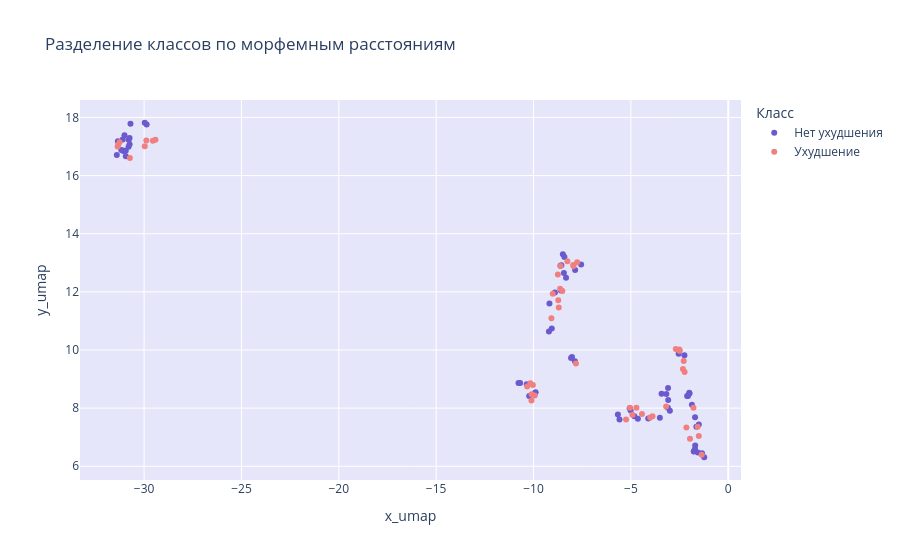

The notebook cell this image was saved under:
### Code cell
morpheme_cols = ['postfix_position', 'different_agreement', 'PREF1', 'PREF2', 'ROOT1', 'ROOT2', 'LINK', 
                 'SUFF1', 'SUFF2', 'SUFF3', 'END', 'POSTFIX']

df_concat = pd.concat([df, dff], ignore_index=True)
X = df_concat[morpheme_cols].copy()

# UMAP до 2D
reducer = umap.UMAP(random_state=42)
embedding = reducer.fit_transform(X)

# Добавляем координаты и класс
df_viz = df_concat.copy()
df_viz['x_umap'] = embedding[:, 0]
df_viz['y_umap'] = embedding[:, 1]
df_viz['Класс'] = (df_concat['explained_mistakes'] < 0).map({True: 'Ухудшение', False: 'Нет ухудшения'})

# Интерактивный график
fig = px.scatter(df_viz, 
                 x='x_umap',        
                 y='y_umap',        
                 color='Класс',
                 color_discrete_map={'Нет ухудшения': '#6A5ACD', 'Ухудшение': '#F08080'},
                 hover_data=['pair', 'PREF1', 'ROOT1', 'SUFF1'],
                 title='Разделение классов по морфемным расстояниям')

fig.update_layout(
    plot_bgcolor='lavender',
    paper_bgcolor='white'
)
fig.show()

### Figure 1 — Plotly figure (JSON) as saved in the notebook; plotly's stock layout.template omitted (floating-point values rounded to 4 significant figures; data arrays with more than 128 entries replaced by an {"elided": "..."} marker saying what was removed)
{"data": [{"customdata": {"elided": "70x4 mixed values"}, "hovertemplate": "Класс=Нет ухудшения<br>x_umap=%{x}<br>y_umap=%{y}<br>pair=%{customdata[0]}<br>PREF1=%{customdata[1]}<br>ROOT1=%{customdata[2]}<br>SUFF1=%{customdata[3]}<extra></extra>", "legendgroup": "Нет ухудшения", "marker": {"color": "#6A5ACD", "symbol": "circle"}, "mode": "markers", "name": "Нет ухудшения", "orientation": "v", "showlegend": true, "type": "scatter", "x": [-1.761, -8.619, -3.423, -30.79, -1.346, -2.068, -4.11, -1.698, -1.561, -5.012, -31.35, -1.708, -10.69, -3.1, -7.874, -31.1, -1.865, -1.512, -30.8, -4.64, -9.182, -31.05, -3.091, -10.35, -5.062, -1.637, -2.112, -9.062, -8.494, -1.771, -1.988, -30.94, -30.7, -10.22, -30.74, -3.512, -9.917, -1.235, -8.571, -8.414, -9.895, -8.33, -1.705, -8.901, -8.44, -7.555, -3.178, -31.1, -4.819, -3.083, -30.98, -2.547, -8.596, -8.072, -5.584, -5.668, -31.01, -30.94, -31.17, -10.77, -30.75, -29.87, -29.97, -2.003, -2.997, -7.862, -8.023, -9.209, -2.251, -31.4], "xaxis": "x", "y": [6.504, 12.89, 8.497, 17.23, 6.449, 8.415, 7.64, 6.712, 6.475, 7.918, 17.18, 6.594, 8.865, 8.017, 9.613, 16.87, 8.117, 7.436, 16.99, 7.632, 11.6, 16.85, 8.691, 8.822, 7.993, 7.361, 8.418, 10.74, 13.3, 6.516, 8.506, 16.85, 17.78, 8.416, 17.08, 7.673, 8.517, 6.31, 12.92, 13.2, 8.548, 12.48, 7.688, 11.98, 12.64, 12.94, 8.487, 17.24, 7.722, 8.281, 16.85, 9.869, 12.05, 9.725, 7.611, 7.78, 17.39, 16.66, 16.88, 8.865, 17.29, 17.76, 17.82, 8.526, 7.906, 12.75, 9.759, 10.63, 9.817, 16.71], "yaxis": "y"}, {"customdata": {"elided": "48x4 mixed values"}, "hovertemplate": "Класс=Ухудшение<br>x_umap=%{x}<br>y_umap=%{y}<br>pair=%{customdata[0]}<br>PREF1=%{customdata[1]}<br>ROOT1=%{customdata[2]}<br>SUFF1=%{customdata[3]}<extra></extra>", "legendgroup": "Ухудшение", "marker": {"color": "#F08080", "symbol": "circle"}, "mode": "markers", "name": "Ухудшение", "orientation": "v", "showlegend": true, "type": "scatter", "x": [-29.55, -2.15, -2.51, -7.951, -8.261, -10.33, -4.007, -8.751, -5.042, -10.16, -8.636, -9.014, -4.431, -1.57, -8.73, -9.938, -2.24, -2.328, -7.759, -8.703, -2.503, -2.287, -2.502, -10.03, -10.1, -29.97, -7.822, -31.33, -30.73, -3.19, -29.88, -31.36, -29.42, -4.716, -8.614, -7.962, -4.921, -8.52, -3.888, -10.11, -1.785, -5.248, -31.26, -1.965, -1.363, -1.511, -2.695, -9.081], "xaxis": "x", "y": [17.19, 7.334, 10.02, 12.89, 13.05, 8.745, 7.68, 12.59, 8.011, 8.852, 12.11, 11.94, 7.797, 7.361, 11.71, 8.433, 9.244, 9.342, 13.02, 11.46, 9.978, 9.623, 9.976, 8.796, 8.476, 17.0, 9.536, 17.06, 16.61, 8.055, 17.21, 17.0, 17.23, 8.016, 12.89, 12.92, 7.774, 12.03, 7.719, 8.259, 8.016, 7.606, 17.15, 6.949, 6.394, 7.043, 10.03, 11.1], "yaxis": "y"}], "layout": {"legend": {"title": {"text": "Класс"}, "tracegroupgap": 0}, "paper_bgcolor": "white", "plot_bgcolor": "lavender", "title": {"text": "Разделение классов по морфемным расстояниям"}, "xaxis": {"anchor": "y", "domain": [0, 1], "title": {"text": "x_umap"}}, "yaxis": {"anchor": "x", "domain": [0, 1], "title": {"text": "y_umap"}}}}
